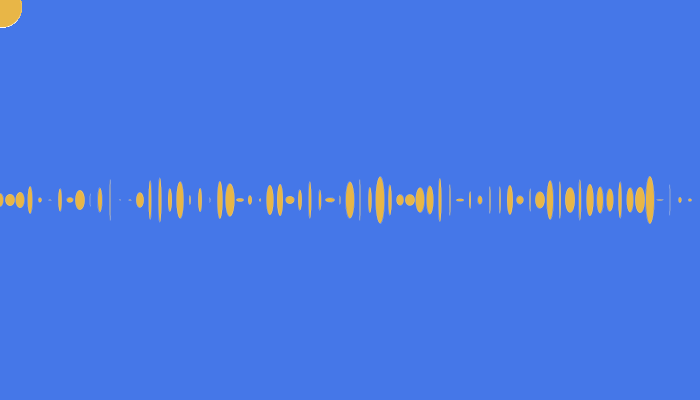
Frame 1 (no input)
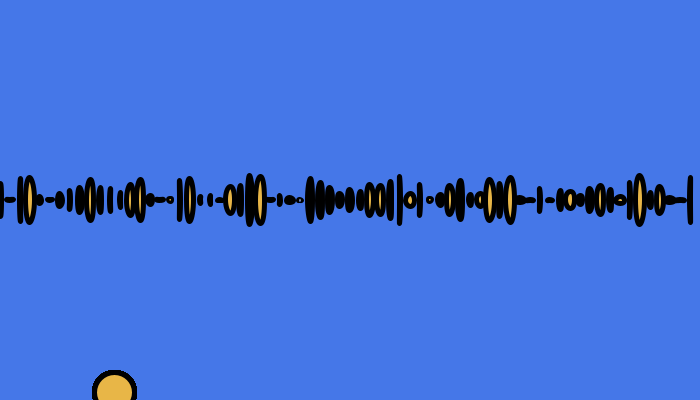
Frame 60 (the mouse pressed at the canvas centre just before this capture)
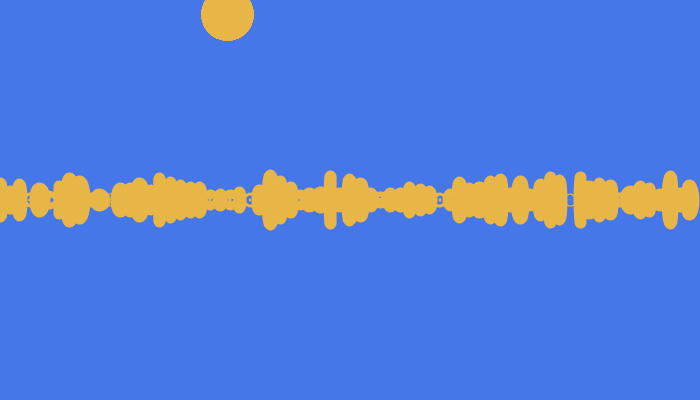
Frame 120 (the mouse held since frame 60 and released just before this capture)

The Processing sketch that drew these frames (run headless with seeded random() and noise(); from frame 60 on, the mouse is pressed at the canvas centre):

// Processing sketch: s05t02Vicente
// ── s05t02Vicente.pde
//UDD-Expresión Digital II
//s05t02Vicente
//reescribir el código s05e01 con nuevos parámetros de notación


//variables colores
int color_b, color_n, color_a, color_y;  
//moviniento pelotita
float circulo_x, circulo_y, movimiento_x, movimiento_y;




void setup() {

  size(700, 400); //tamaño canvas
  stroke(255); 
  strokeWeight(0); 

  //colores
  color_n = color(0); //negro
  color_b = color(255); //blanco
  color_a = color(69, 119, 232); //azul
  color_y = color(232, 182, 71); //amarillo

  //inicializacion de posición y movimiento
  circulo_x = 0; //posición inicial 
  circulo_y = 0; //posición inicial
  movimiento_x = 1.9; //cuanto se mueve el elemento
  movimiento_y = 7; //cuanto se mueve el elemento

  //FPS de la animación
  frameRate(20);
}

void draw() {
  background(color_a); //color de fondo azul

  //movimiento horizontal del elemento (1.9px/frame)
  circulo_x = circulo_x + movimiento_x; 
  //movimiento vertical del elemento (7px/frame)
  circulo_y = circulo_y + movimiento_y; 

  //si circulo_x es mayor al ancho, cambia dirección, fill blanco, stroke amarillo de 19 
  if (circulo_x > width) {
    movimiento_x = - movimiento_x;
    println("muy a la derecha"); 
    fill(color_b);
    strokeWeight(19);
    stroke(color_y);
  }
  //si circulo_y es mayor al alto, cambia dirección, fill amarillo, stroke negro de 5 
  if (circulo_y > height) { 
    movimiento_y = -movimiento_y;
    println("muy abajo"); 
    fill(color_y);
    strokeWeight(5);
    stroke(color_n);
  }
  //si circulo_x es menor a 0, cambia dirección, fill amarillo, stroke negro de 8 
  if (circulo_x < 0) { 
    movimiento_x = -movimiento_x;
    println("muy a la izquierda"); 
    fill(color_y);
    strokeWeight(8);
    stroke(color_n);
  }
  //si circulo_y es menor a 0, cambia dirección, fill blanco, stroke amarillo de 12 
  if (circulo_y < 0) {
    movimiento_y = - movimiento_y;
    println("muy arriba"); 
    fill(color_b);
    strokeWeight(12);
    stroke(color_y);
  }

  //for que hace que la onda cambie de color al igual que la pelota
  for (int i = 0; i < width; i +=10) {
    fill(color_y);
    ellipse(i, height/2, random(10), random(50));
    ellipse(circulo_x, circulo_y, 40, 40);
  }
}

/*
errores
 0 run:
 0 programa:
 12  sintaxis:
   1 inicialización solamente del elemento y no de funciones
     de color, éstas últimas las usaste en cada if y se reescriben
     el objetivo de la tarea era precisamente ese cambio de sintaxis.  

   2 inicialización de velocidad
   circulo_x = circulo_x + movimiento_x; 
   circulo_x += movimiento_x; 
   
   4 cambio de valor en velocidad
   movimiento_x = - movimiento_x;
   movimiento_x *= -1;
   
   4 en if: reescribes funciones y no asigana valores
   fill(color_y);
   strokeWeight(5);
   stroke(color_n);
   Debes usar una nueva variable para cada función
   color_y = color_Y2; por ejemplo
   
   1 ellipse que rebota está dentro del for loop por lo que es
     dibujada 700/10 veces por ciclo y cambia solo al llegar a los
     bordes, debe estar fuera del for loop si no tiene parametros
     para ser cambiados por éste. 
   
 0 comentario:
 0 variables:
 2 ortografía: espacios 
 0 notación: 
 0 github: 
 */
